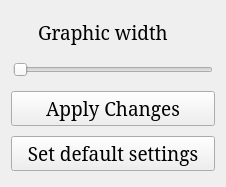
<?xml version="1.0" encoding="UTF-8"?>
<ui version="4.0">
 <class>Form</class>
 <widget class="QWidget" name="Form">
  <property name="geometry">
   <rect>
    <x>0</x>
    <y>0</y>
    <width>226</width>
    <height>187</height>
   </rect>
  </property>
  <property name="windowTitle">
   <string>Form</string>
  </property>
  <layout class="QGridLayout" name="gridLayout">
   <item row="0" column="0" alignment="Qt::AlignHCenter">
    <widget class="QLabel" name="label">
     <property name="minimumSize">
      <size>
       <width>150</width>
       <height>0</height>
      </size>
     </property>
     <property name="maximumSize">
      <size>
       <width>226</width>
       <height>34</height>
      </size>
     </property>
     <property name="font">
      <font>
       <family>SimSun</family>
       <pointsize>14</pointsize>
      </font>
     </property>
     <property name="text">
      <string>Graphic width</string>
     </property>
    </widget>
   </item>
   <item row="1" column="0" alignment="Qt::AlignHCenter">
    <widget class="QSlider" name="horizontalSlider">
     <property name="minimumSize">
      <size>
       <width>200</width>
       <height>22</height>
      </size>
     </property>
     <property name="maximumSize">
      <size>
       <width>10000</width>
       <height>22</height>
      </size>
     </property>
     <property name="orientation">
      <enum>Qt::Horizontal</enum>
     </property>
    </widget>
   </item>
   <item row="2" column="0">
    <widget class="QPushButton" name="applyBtn">
     <property name="font">
      <font>
       <family>SimSun</family>
       <pointsize>14</pointsize>
      </font>
     </property>
     <property name="text">
      <string>Apply Changes</string>
     </property>
    </widget>
   </item>
   <item row="3" column="0">
    <widget class="QPushButton" name="defaultBtn">
     <property name="font">
      <font>
       <family>SimSun</family>
       <pointsize>14</pointsize>
      </font>
     </property>
     <property name="text">
      <string>Set default settings</string>
     </property>
    </widget>
   </item>
  </layout>
 </widget>
 <resources/>
 <connections/>
</ui>
